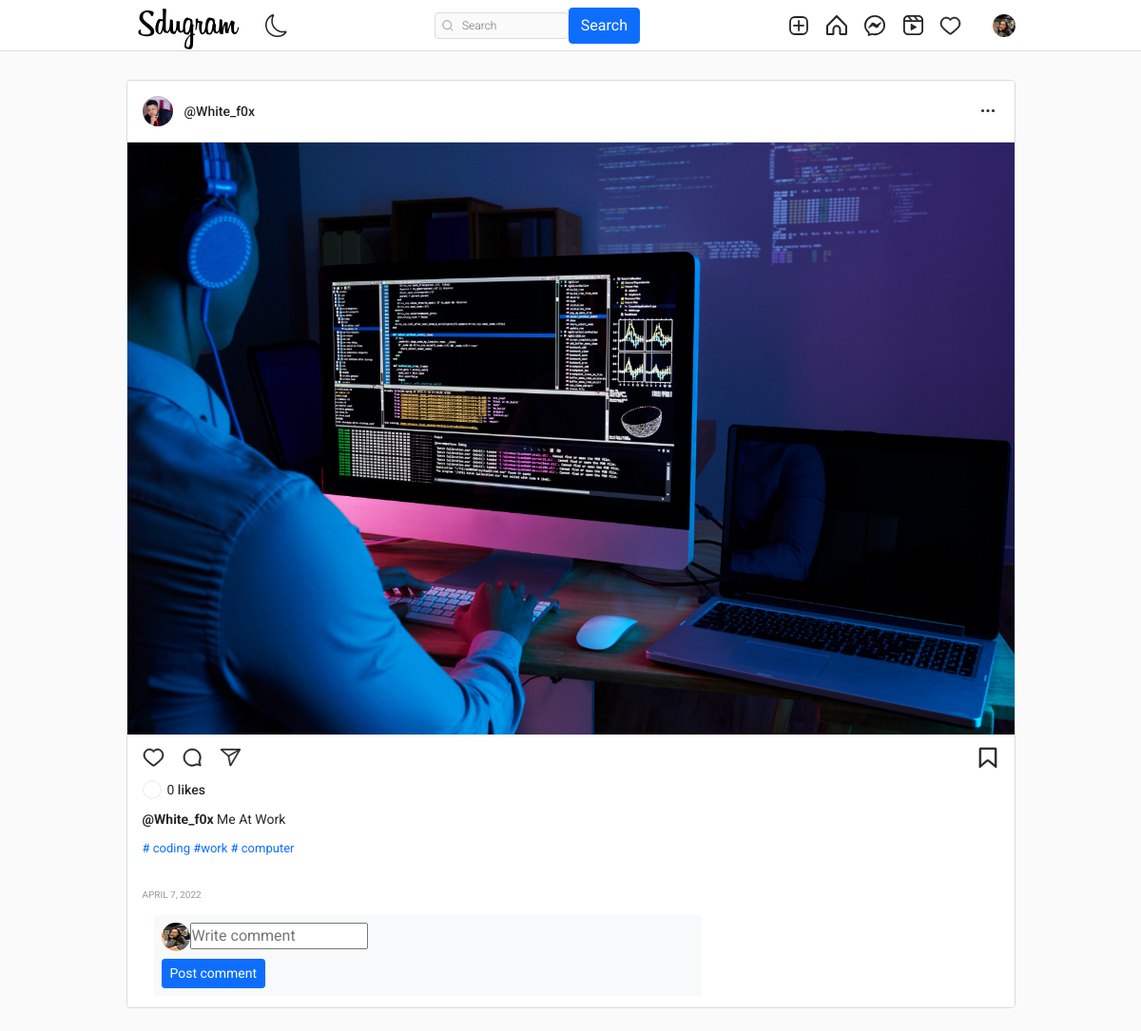
The page /32e19de4-c8df-4a00-b817-7b7b3effafdd (signed in) on the database as committed earlier.
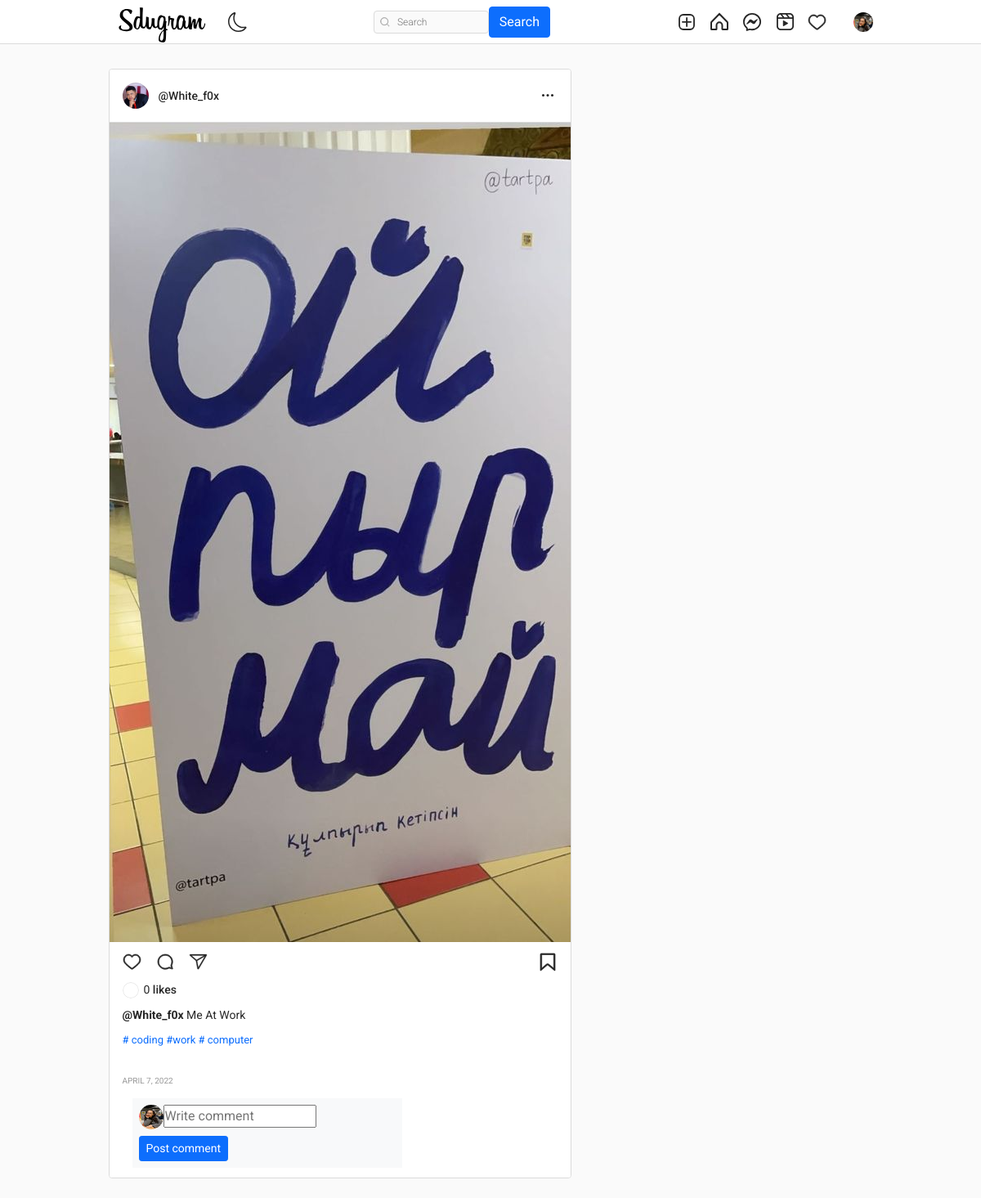
The same page on the database as committed later.
### post/models.py (models this page shows, shortened)
class Post(models.Model):
    id = models.UUIDField(primary_key=True, default=uuid.uuid4, editable=False)
    picture = models.ImageField(upload_to=user_directory_path, verbose_name="Picture")
    caption = models.CharField(max_length=10000, verbose_name="Caption")
    posted = models.DateField(auto_now_add=True)
    tags = models.ManyToManyField(Tag, related_name="tags")
    user = models.ForeignKey(User, on_delete=models.CASCADE)
    likes = models.IntegerField(default=0)

### authy/models.py (models this page shows, shortened)
class Profile(models.Model):
    user = models.OneToOneField(User, related_name='profile', on_delete=models.CASCADE)
    image = models.ImageField(upload_to="profile_pciture", null=True, default="default.jpg")
    first_name = models.CharField(max_length=200, null=True, blank=True)
    last_name = models.CharField(max_length=200, null=True, blank=True)
    bio = models.CharField(max_length=200, null=True, blank=True)
    location = models.CharField(max_length=200, null=True, blank=True)
    url = models.URLField(max_length=200, null=True, blank=True)
    favourite = models.ManyToManyField(Post, blank=True)

### post/views.py (the view)
# urls.py: path('<uuid:post_id>', PostDetail, name='post-details'),
@login_required
def PostDetail(request, post_id):
    user = request.user
    post = get_object_or_404(Post, id=post_id)
    comments = Comment.objects.filter(post=post).order_by('-date')
    if request.method == "POST":
        form = NewCommentForm(request.POST)
        if form.is_valid():
            comment = form.save(commit=False)
            comment.post = post
            comment.user = user
            comment.save()
            return HttpResponseRedirect(reverse('post-details', args=[post.id]))
    else:
        form = NewCommentForm()
    context = {
        'post': post,
        'form': form,
        'comments': comments
    }
    return render(request, 'postdetail.html', context)

### comment/forms.py
class NewCommentForm(forms.ModelForm):
    body = forms.CharField(widget=forms.TextInput(attrs={'class': 'input', 'placeholder': 'Write comment'}), required=True)
    class Meta:
        model = Comment
        fields = ("body",)

### post/models.py (called while the page is built)
    def get_absolute_url(self):
        return reverse('tags', args=[self.slug])

    def __str__(self):
        return self.title

### templates/postdetail.html (shortened to what the changed rows need)
{% extends 'base.html' %}
{% load static %}
{% load crispy_forms_tags %}
{% block content %}
<head>
</head>
    <main class="main-container">
        <section class="content-container">
            <div class="contendt">
                <div class="posts">
                    <article class="post">
                        <div class="post__header">
                            <div class="post__profile">
                                <a href="{% url 'profile' post.user %}" class="post__avatar">
                                    <img src="{{ post.user.profile.image.url }}" alt="User Picture">
                                </a>
                                <a href="{% url 'profile' post.user %}" class="post__user">@{{ post.user.username }}</a>
                            </div>
                        </div>
                        <div class="post__content">
                            <div class="post__medias">
                                <a href="{% url 'post-details' post.id %}"><img class="post__media" src="{{ post.picture.url }}" alt="Post Content" style="width:1000%; object-fit: contain;"></a>
                            </div>
                        </div>
                        <div class="post__footer">
                            <div class="post__infos">
                                <div class="post__likes">
                                    <a href="#" class="post__likes-avatar">
                                    </a>
                                    <span>{{post.likes}} <a class="post__name--underline" href="#">likes</a> <a href="#"></a></span>
                                </div>
                                <div class="post__description">
                                    <span>
                                        <a class="post__name--underline" href="#"><b>@{{post.user.username}}</b></a>
                                        {{post.caption}}
                                    </span>
                                </div>
                                <p style="font-size: 13px;">{% for tag in post.tags.all %}
                                    <a href="{{ tag.get_absolute_url }}" style="text-decoration: none;">
                                    </a>
                                    {% endfor %}
                                </p>
                                <span class="post__date-time">{{post.posted}}</span>
                                <div class="container mt-1">
                                    <div class="d-flex justify-content-right row">
                                    </div>
                                </div>
                            </div>
                        </div>
                    </article>
                </div>
            </div>
        </section>
    </main>
{% endblock content %}

Rows that differ between the two databases and show on the page:
changed Post "Me At Work": picture: a different picture
